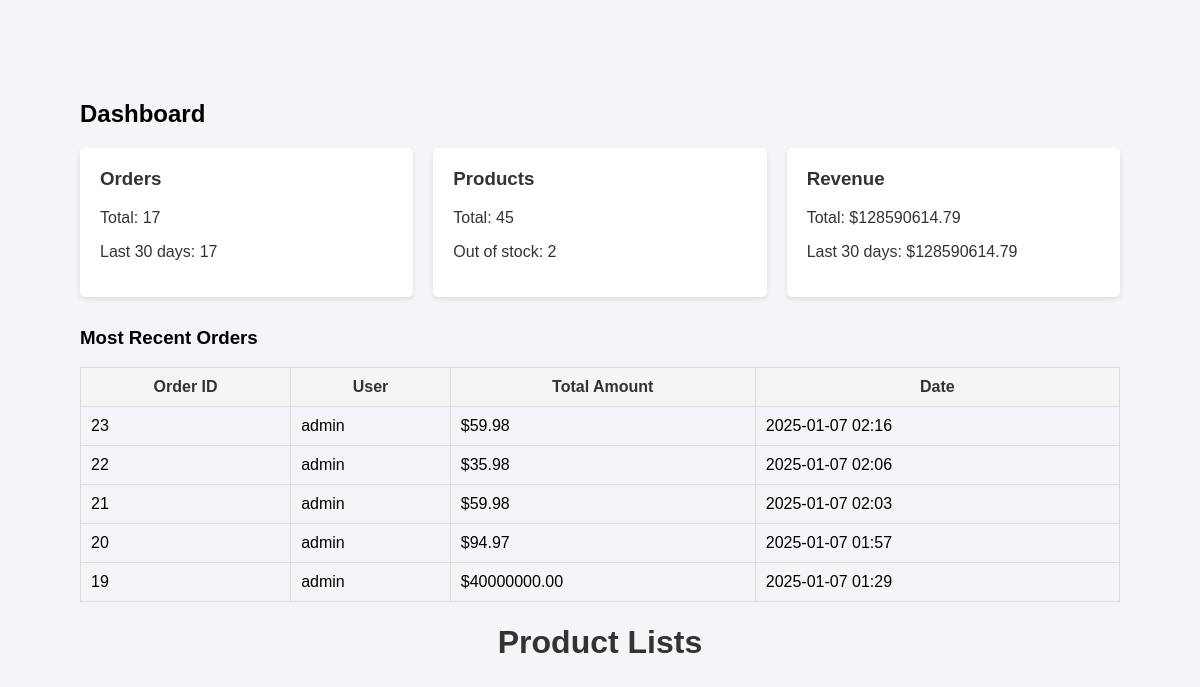
/api/admin/dashboard/, run on the app's committed database.
### ecommerce/models.py (models this page shows, shortened)
class Order(models.Model):
    STATUS_CHOICES = [
        ('pending', 'Pending'),
        ('confirmed', 'Confirmed'),
        ('shipped', 'Shipped'),
        ('delivered', 'Delivered'),
        ('cancelled', 'Cancelled'),
    ]
    user = models.ForeignKey(User, on_delete=models.SET_NULL, null=True)
    status = models.CharField(
        max_length=20,
        choices=STATUS_CHOICES,
        default='pending'
    )
    total_amount = models.DecimalField(
        max_digits=10,
        decimal_places=2,
        null=True,
        blank=True
    )
    shipping_address = models.JSONField(null=True, blank=True)
    payment_method_id = models.CharField(max_length=100, null=True, blank=True)
    tracking_number = models.CharField(max_length=100, null=True, blank=True)
    carrier = models.CharField(max_length=100, null=True, blank=True)
    estimated_delivery = models.DateTimeField(null=True, blank=True)
    created_at = models.DateTimeField(auto_now_add=True)
    updated_at = models.DateTimeField(auto_now=True)

### ecommerce/views.py (the view)
# urls.py: path('admin/dashboard/', dashboard_view, name='dashboard'),
def dashboard_view(request):
    total_orders = Order.objects.count()
    recent_orders = Order.objects.filter(created_at__gte='2023-09-01').count()  # Example date
    total_products = Product.objects.count()
    out_of_stock = Product.objects.filter(stock_count=0).count()
    total_revenue = Order.objects.aggregate(total=Sum('total_amount'))['total'] or 0
    recent_revenue = Order.objects.filter(created_at__gte='2023-09-01').aggregate(total=Sum('total_amount'))['total'] or 0
    recent_orders_list = Order.objects.order_by('-created_at')[:5]  # Adjust the number as needed
    context = {
        'total_orders': total_orders,
        'recent_orders': recent_orders,
        'total_products': total_products,
        'out_of_stock': out_of_stock,
        'total_revenue': total_revenue,
        'recent_revenue': recent_revenue,
        'recent_orders_list': recent_orders_list,  # Pass the recent orders to the context
    }
    return render(request, 'admin/dashboard.html', context)

### ecommerce/templates/admin/dashboard.html (shortened to what this page needs)
{% load static %}
{% block content %}
<div class="dashboard-container">
    <h2>Dashboard</h2>
    <div class="stats-container">
        <div class="stat-box">
            <h3>Orders</h3>
            <p>Total: {{ total_orders }}</p>
            <p>Last 30 days: {{ recent_orders }}</p>
        </div>
        <div class="stat-box">
            <h3>Products</h3>
            <p>Total: {{ total_products }}</p>
            <p>Out of stock: {{ out_of_stock }}</p>
        </div>
        <div class="stat-box">
            <h3>Revenue</h3>
            <p>Total: ${{ total_revenue|floatformat:2 }}</p>
            <p>Last 30 days: ${{ recent_revenue|floatformat:2 }}</p>
        </div>
    </div>
    <div class="recent-orders">
        <h3>Most Recent Orders</h3>
        <table>
            <thead>
                <tr>
                    <th>Order ID</th>
                    <th>User</th>
                    <th>Total Amount</th>
                    <th>Date</th>
                </tr>
            </thead>
            <tbody>
                {% for order in recent_orders_list %}
                <tr>
                    <td>{{ order.id }}</td>
                    <td>{{ order.user.username }}</td>
                    <td>${{ order.total_amount|floatformat:2 }}</td>
                    <td>{{ order.created_at|date:"Y-m-d H:i" }}</td>
                </tr>
                {% endfor %}
            </tbody>
        </table>
    </div>
    <div class="container">
        <h1>Product Lists</h1>
    </div>
</div>
{% endblock %}

### ecommerce/templates/admin/dashboard.html (style rules this page uses)
.dashboard-container { padding: 80px; }
.stats-container { display: flex; gap: 20px; margin-bottom: 30px; }
.stat-box { background: #fff; padding: 20px; border-radius: 5px; box-shadow: 0 2px 5px rgba(0,0,0,0.1); flex: 1; }
.stat-box h3 { margin-top: 0; color: #333; }
.stat-box p { color: #333; }
.recent-orders table { width: 100%; border-collapse: collapse; }
.recent-orders th, .recent-orders td { padding: 10px; border: 1px solid #ddd; }
.recent-orders th { color: #333; background: #f5f5f5; }
.container { width: 80%; margin: 20px auto; }
h1 { text-align: center; color: #333; }

### data on the page
Order: id "23", user.username "admin", total_amount "59.98", created_at "2025-01-07 02:16"
Order: id "22", user.username "admin", total_amount "35.98", created_at "2025-01-07 02:06"
Order: id "21", user.username "admin", total_amount "59.98", created_at "2025-01-07 02:03"
Order: id "20", user.username "admin", total_amount "94.97", created_at "2025-01-07 01:57"
Order: id "19", user.username "admin", total_amount "40000000.00", created_at "2025-01-07 01:29"

### other printed values
{{ total_orders }} "17"
{{ recent_orders }} "17"
{{ total_products }} "45"
{{ out_of_stock }} "2"
{{ total_revenue|floatformat:2 }} "128590614.79"
{{ recent_revenue|floatformat:2 }} "128590614.79"
